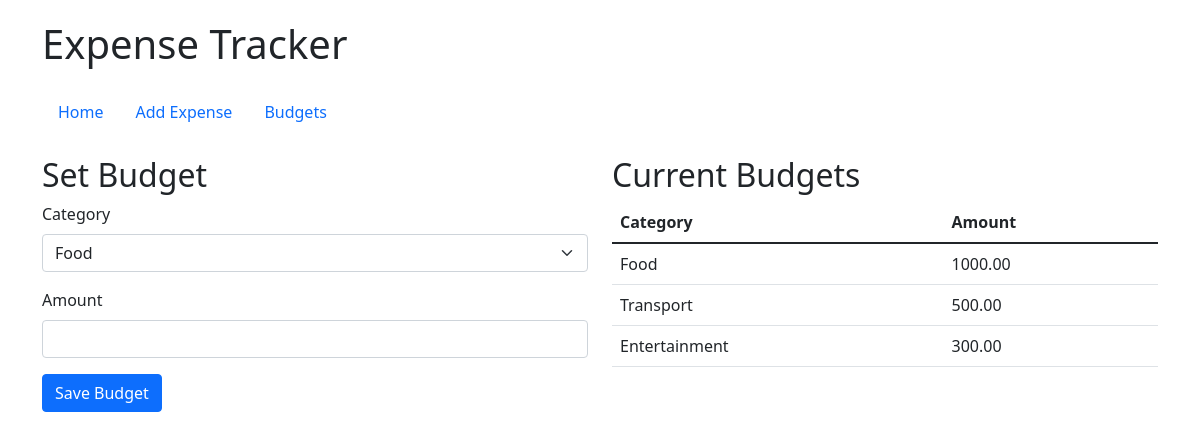
The app's page /budgets with its own data.
### app.py (models this page shows)
class Budget(db.Model):
    id = db.Column(db.Integer, primary_key=True)
    category = db.Column(db.String(50), nullable=False, unique=True)
    amount = db.Column(db.Float, nullable=False)

### app.py (the view, shortened to what this page needs)
@app.route('/budgets', methods=['GET', 'POST'])
def budgets():
    budgets = Budget.query.all()
    return render_template('budgets.html', budgets=budgets, categories=CATEGORIES)

### templates/budgets.html
{% extends "base.html" %}
{% block content %}
<div class="row">
    <div class="col-md-6">
        <h2>Set Budget</h2>
        <form method="POST">
            <div class="mb-3">
                <label class="form-label">Category</label>
                <select class="form-select" name="category" required>
                    {% for category in categories %}
                        <option value="{{ category }}">{{ category }}</option>
                    {% endfor %}
                </select>
            </div>
            <div class="mb-3">
                <label class="form-label">Amount</label>
                <input type="number" step="0.01" class="form-control" name="amount" required>
            </div>
            <button type="submit" class="btn btn-primary">Save Budget</button>
        </form>
    </div>
    <div class="col-md-6">
        <h2>Current Budgets</h2>
        {% if budgets %}
        <table class="table">
            <thead>
                <tr>
                    <th>Category</th>
                    <th>Amount</th>
                </tr>
            </thead>
            <tbody>
                {% for budget in budgets %}
                <tr>
                    <td>{{ budget.category }}</td>
                    <td>{{ "%.2f"|format(budget.amount) }}</td>
                </tr>
                {% endfor %}
            </tbody>
        </table>
        {% else %}
        <p>No budgets set yet.</p>
        {% endif %}
    </div>
</div>
{% endblock %}

### templates/base.html (style rules this page uses)
body { padding: 20px; }

### records on screen
Budget: category "Food", amount "1000.00"
Budget: category "Transport", amount "500.00"
Budget: category "Entertainment", amount "300.00"

### other values on screen
form field category "Food"
